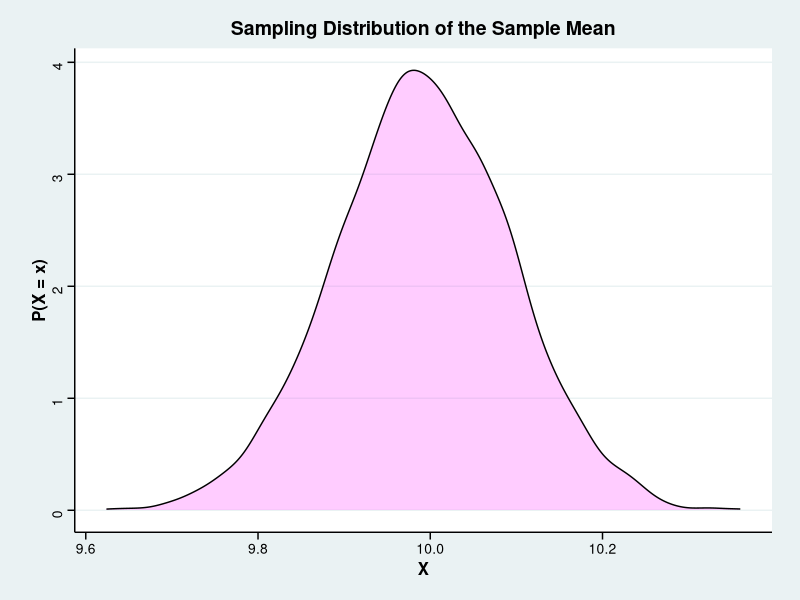

Write R code to recreate this figure.
# Packages ----------------------------------------------------------------

require(ggplot2)
require(ggthemes)

# Poisson Distributed Data ------------------------------------------------

set.seed(3)
A <- rpois(n = 60000, lambda = 10)


# Sampling Distribution of the Sample Mean --------------------------------

sample <- vector(mode = "list", 5000L) |> 
        lapply(
                \(x)
                {
                        sample(A, 1000, T)
                }
        )

means <- sample |> 
        sapply(
                mean, simplify = T
        )

df <- data.frame("X" = means)


# Plot --------------------------------------------------------------------

ggplot(df, mapping = aes(x = X)) +
        geom_density(fill = "magenta", col = "black", alpha = 0.2) +
        labs(
                x = "X",
                y = "P(X = x)",
                title = "Sampling Distribution of the Sample Mean"
        ) +
        theme_stata() +
        theme(
                plot.title = element_text(face = "bold", hjust = 0.5, color = "black"),
                axis.title.x = element_text(face = "bold", size = 12),
                axis.title.y = element_text(face = "bold", size = 12)
        )